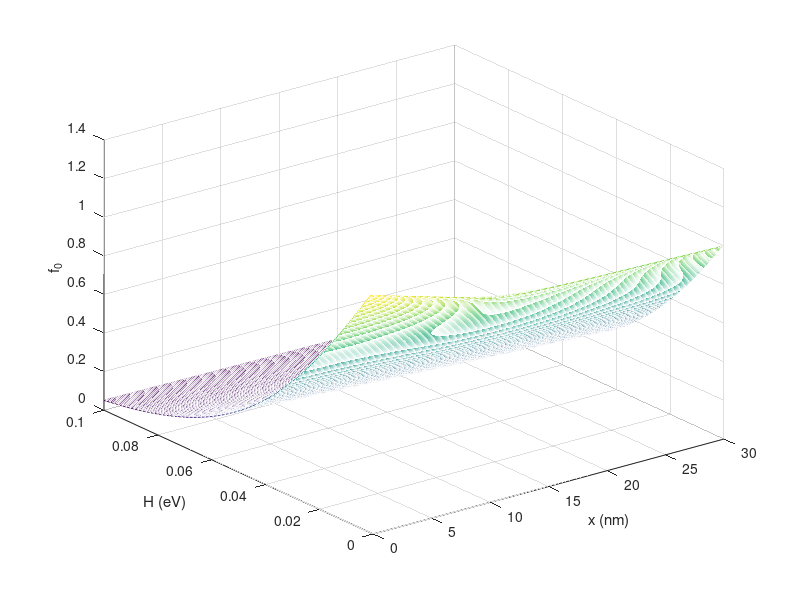
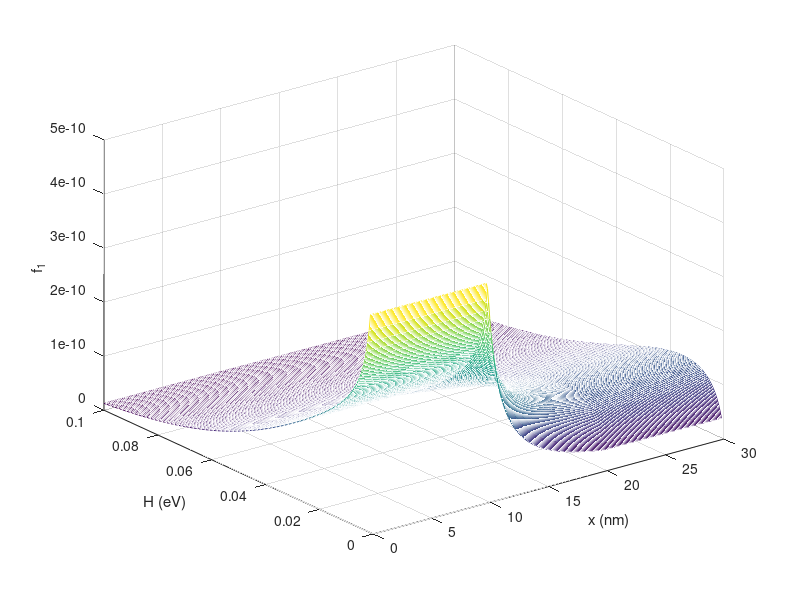

Reproduce these figures in MATLAB, in order.
clear all;

q = 1.602192e-19; % Elementary charge, C
k_B = 1.380662e-23; % Boltzmann constant, J/K
T = 300.0; % Temperature, K
v = 1e6; % ~ Velocity of electron of graphite
tau = 1e-12; % ~ Relaxation time of graphite
VD = 0.01; % (V)
N = 301;
interface1 = 101;
interface2 = 201;
H = linspace(0.001, 0.1, 200);
x = linspace(0,300,301);
for j = 1:200
fs = sqrt(2*pi)./(1 + exp(q*H(j)/(k_B*T)));
fd = sqrt(2*pi)./(1 + exp(q*(H(j)+VD)/(k_B*T)));

V = zeros(N,1);
V(interface1:interface2,1) = [0:1/(interface2-interface1):1]*VD;
V(interface2:N,1) = VD; 
A = zeros(N,N);
A(1,1) = 1.0;
for ii=2:N-1
 c1 = H(j) + 0.5*(V(ii,1)+V(ii-1,1));
 c2 = H(j) + 0.5*(V(ii+1,1)+V(ii,1));
 A(ii,ii-1) = c1; A(ii,ii) = -c1-c2; A(ii,ii+1) = c2;
end
A(N,N) = 1.0;
b = zeros(N,1);
b(1,1) = fs;
b(N,1) = fd; 
f0 = A \ b;
f_0(j,:)=f0;

f1(j,:) = -tau*v*(1/sqrt(pi))*gradient(f0)*(1/sqrt(2*pi));

end

figure(201)
mesh(x/10,H,f_0);

xlabel('x (nm)');
ylabel('H (eV)');
zlabel('f_{0}');

figure(202)
mesh(x/10,H,f1);

xlabel('x (nm)');
ylabel('H (eV)');
zlabel('f_{1}');
